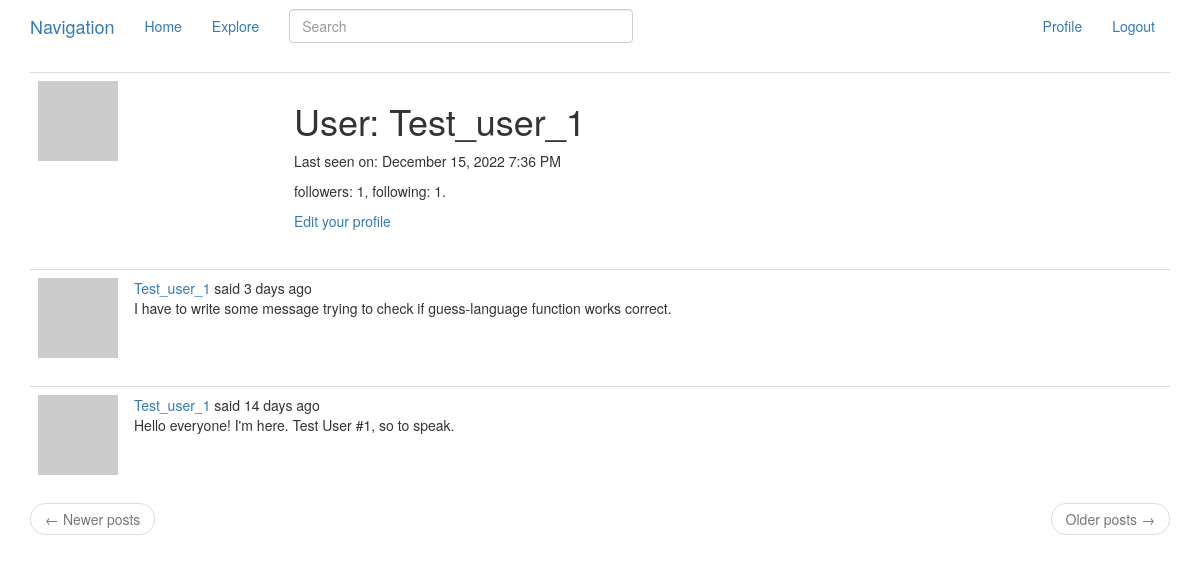
Page /user/Test_user_1 (signed in) on the earlier database version.
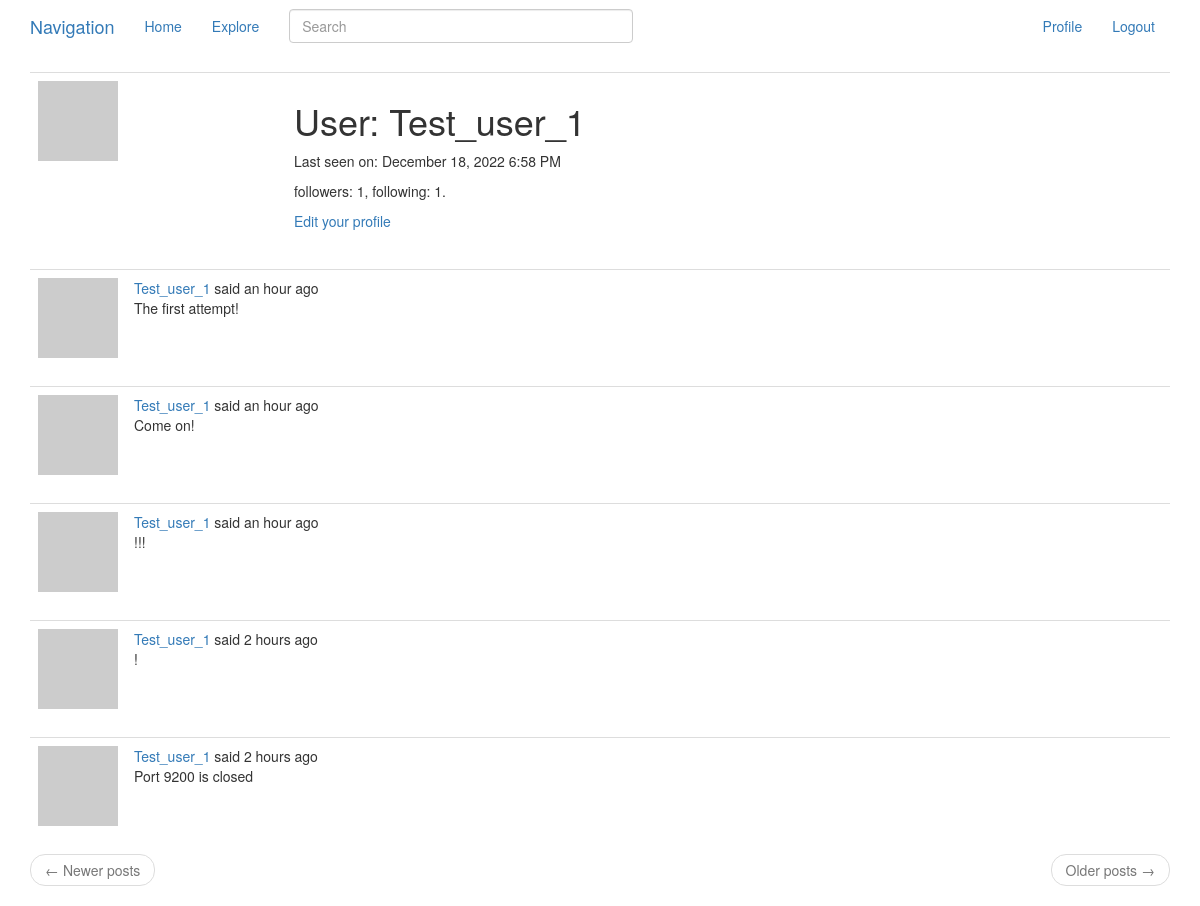
Same page on the later database version.
### app/models.py (models this page shows, shortened)
class User(UserMixin, db.Model):
    id = db.Column(db.Integer, primary_key = True)
    username = db.Column(db.String(64), index = True, unique = True)
    email = db.Column(db.String(120), index = True, unique = True)
    password_hash = db.Column(db.String(128))
    posts = db.relationship('Post', backref = 'author', lazy = 'dynamic')
    about_me = db.Column(db.String(140))
    last_seen = db.Column(db.DateTime, default = datetime.utcnow)
    followed = db.relationship('User',
                               secondary = followers,
                               primaryjoin = (followers.c.follower_id == id),
                               secondaryjoin = (followers.c.followed_id == id),
                               backref = db.backref('followers', lazy = 'dynamic'),
                               lazy = 'dynamic')
    def avatar(self, size):
        digest = md5(self.email.lower().encode('utf-8')).hexdigest()
        return 'https://www.gravatar.com/avatar/{}?d=robohash&s={}'.format(digest, size)

class SearchableMixin(object):
    @classmethod
    def before_commit(cls, session):
        session._changes = {
            'add': list(session.new),
            'update': list(session.dirty),
            'delete': list(session.deleted)
        }
    @classmethod
    def after_commit(cls, session):
        for obj in session._changes['add']:
            if isinstance(obj, SearchableMixin):
                add_to_index(obj.__tablename__, obj)
        for obj in session._changes['update']:
            if isinstance(obj, SearchableMixin):
                add_to_index(obj.__tablename__, obj)
        for obj in session._changes['delete']:
            if isinstance(obj, SearchableMixin):
                remove_from_index(obj.__tablename__, obj)
        session._changes = None

class Post(SearchableMixin, db.Model):
    __searchable__ = ['body']
    id = db.Column(db.Integer, primary_key = True)
    body = db.Column(db.String(140))
    timestamp = db.Column(db.DateTime, index = True, default = datetime.utcnow)
    user_id = db.Column(db.Integer, db.ForeignKey('user.id'))
    language = db.Column(db.String(8))

### app/routes.py (the view)
@app.route('/user/<username>')
@login_required
def user(username):
    user = User.query.filter_by(username = username).first_or_404()
    page = request.args.get('page', 1, type = int)
    posts = user.posts.order_by(Post.timestamp.desc())\
        .paginate(page = page, per_page = app.config['POSTS_PER_PAGE'], error_out = False)
    next_page = url_for('user', username = user.username, page = posts.next_num) \
        if posts.has_next else None
    prev_page = url_for('user', username = user.username, page = posts.prev_num) \
        if posts.has_prev else None
    form = EmptyForm()
    return render_template('user.html', user = user, posts = posts.items,
                           next_page = next_page, prev_page = prev_page, form = form)

### app/forms.py
class SearchForm(FlaskForm):
    q = StringField(_('Search'), validators = [DataRequired()])
    def __init__(self, *args, **kwargs):
        if 'formdata' not in kwargs:
            kwargs['formdata'] = request.args
        if 'csrf_enabled' not in kwargs:
            kwargs['csrf_enabled'] = False
        super(SearchForm, self).__init__(*args, **kwargs)

class EmptyForm(FlaskForm):
    submit = SubmitField('Submit')

### app/models.py (called while the page is built)
@login.user_loader
def load_user(id):
    return User.query.get(int(id))

### app/routes.py (called while the page is built)
@app.before_request
def before_request():
    if current_user.is_authenticated:
        current_user.last_seen = datetime.utcnow()
        db.session.commit()
        g.search_form = SearchForm()
    g.locale = str(get_locale())

### app/templates/user.html (shortened to what this page needs)
{% extends "_layout.html" %}
{% block app_content %}
    <table class="table table-hover">
        <tr>
            <td width="256px">
                <img src="{{ user.avatar(256) }}">
            </td>
            <td>
                <h1>{{ _('User') }}: {{ user.username }}</h1>
                {% if user.last_seen %}
                <p>{{ _('Last seen on') }}: {{ moment(user.last_seen).format('LLL') }}</p>
                {% endif %}
                <p>
                    {{ _('followers') }}: {{ user.followers.count() }}, {{ _('following') }}: {{ user.followed.count() }}.
                </p>
                {% if user == current_user %}
                <p>
                    <a href="{{ url_for('edit_profile') }}">{{ _('Edit your profile') }}</a>
                </p>
                {% elif not current_user.is_following(user) %}
                <form action="{{ url_for('follow', username = user.username) }}" method="post">
                    {{ form.hidden_tag() }}
                    {{ form.submit(value = _('Follow'), class_ = 'btn btn-default') }}
                </form>
                {% else %}
                <form action="{{ url_for('unfollow', username = user.username) }}" method="post">
                    {{ form.hidden_tag() }}
                    {{ form.submit(value = _('Unfollow'), class_ = 'btn btn-default') }}
                </form>
                {% endif %}
            </td>
        </tr>
    </table>
    {% for post in posts %}
        {% include '_post.html' %}
    {% endfor %}
    <nav aria-label="...">
        <ul class="pager">
            <li class="previous{% if not prev_url %} disabled{% endif %}">
                <a href="{{ prev_url or '#' }}">
                    <span aria-hidden="true">&larr;</span> {{ _('Newer posts') }}
                </a>
            </li>
            <li class="next{% if not next_url %} disabled{% endif %}">
                <a href="{{ next_url or '#' }}">
                    {{ _('Older posts') }} <span aria-hidden="true">&rarr;</span>
                </a>
            </li>
        </ul>
    </nav>
{% endblock %}

### app/templates/_layout.html (shortened to what this page needs)
{% extends "bootstrap/base.html" %}
{% block navbar %}
    <nav class="navbar">
        <div class="container">
            <div class="navbar-header">
                <a class="navbar-brand" href="{{ url_for('index') }}">{{ _('Navigation') }}</a>
            </div>
            <div class="collapse navbar-collapse" id="bs-example-navbar-collapse-1">
                <ul class="nav navbar-nav">
                    <li><a href="{{ url_for('index') }}">{{ _('Home') }}</a></li>
                    <li><a href="{{ url_for('explore') }}">{{ _('Explore') }}</a></li>
                </ul>
                {% if g.search_form %}
                <form class="navbar-form navbar-left" method="get" action="{{ url_for('search') }}">
                    <div class="form-group">
                        {{ g.search_form.q(size=40, class='form-control', placeholder=g.search_form.q.label.text) }}
                    </div>
                </form>
                {% endif %}
                <ul class="nav navbar-nav navbar-right">
                    {% if current_user.is_anonymous %}
                    <li><a href="{{ url_for('login') }}">{{ _('Login') }}</a></li>
                    {% else %}
                    <li><a href="{{ url_for('user', username = current_user.username) }}">{{ _('Profile') }}</a></li>
                    <li><a href="{{ url_for('logout') }}">{{ _('Logout') }}</a></li>
                    {% endif %}
                </ul>
            </div>
        </div>
    </nav>
{% endblock %}
{% block content %}
    <div class="container">
        {% block app_content %}
        {% endblock %}
    </div>
{% endblock %}

### app/templates/_post.html (shortened to what this page needs)
<table class="table table-hover">
    <tr>
        <td width="70px">
            <a href="{{ url_for('user', username = post.author.username) }}">
                <img src="{{ post.author.avatar(70) }}" />
            </a>
        </td>
        <td>
            {{ _('%(username)s said %(when)s', username = link_of_user, when = moment(post.timestamp).fromNow()) }}
            <br>
            <span id="post{{ post.id }}">
                {{ post.body }}
            </span>
        </td>
    </tr>
</table>

Differences in the rows shown:
no longer on this page (row unchanged): Post: body "I have to write some message trying to check if guess-language function works correct."
no longer on this page (row unchanged): Post: body "Hello everyone! I'm here. Test User #1, so to speak."
changed User "Test_user_1": last_seen "December 15, 2022 7:36 PM" → "December 18, 2022 6:58 PM"
added Post: body "The first attempt!"
added Post: body "Come on!"
added Post: body "!!!"
added Post: body "!"
added Post: body "Port 9200 is closed"
